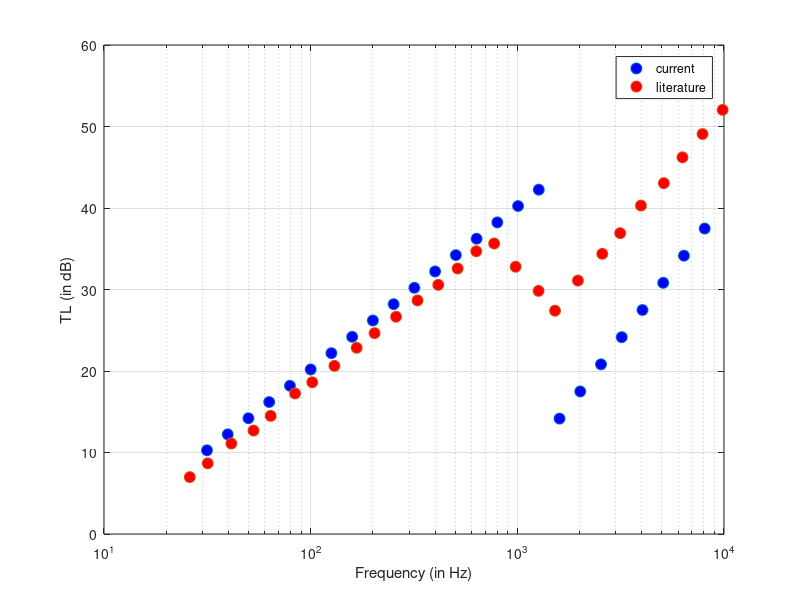

MATLAB code for this plot: (Note: this script raises an error after producing the figure.)


nf = 25;                      % Total number of bands
f = zeros(nf,1);
n = 3;                        % For 1/3 octave bands, n = 3
f(1) = 31.5;                    % Start frequency (could also use standardized frequencies)

% Generate 1/3 octave center frequencies
for i = 2:nf
    f(i) = f(i-1) * 2^(1/n);
end

f = f';                       % Convert to row vector (optional)
f_signal = f;

% Strouhal number calculation (if needed)

% Correct lower and upper frequency bounds
f_lr = f .* 2.^(-1/(2*n));
f_up = f .* 2.^(1/(2*n));
delta_f = f_up - f_lr;


format Long g


rho = 2700;             %kg/m^3(7750, SS)
E = 70e9;               %E = input('Provide the young modulas of the material( in Pa) :'); %Pa
nu = 0.3;              %nu = input('Poisson ratio of the material :');      
L = 2.5;                 %input('Length of the sheet(in m) :');(2.5)
W = 1.5;                 %input('Width of the sheet(in m) :') ;(2.5)
h = 8e-3;                %input("Thickness of the material(in m)[..,..,..] :");(20e-03)
C_air = 334;            % Velocity of sound in the air( in m/sec)
rho_air = 1.12;         % density of air in kg/m^3                         
damping_ratio = 0.001;  % damping ratio of steel 
z = rho_air*C_air;                                                                                          
 M = 21.6;

f_natural = (pi/(4*sqrt(3)))*sqrt(E/(rho*(1 - nu^2)))*h*((1/L)^2 + (1/W)^2);

n=length(f_signal);
m =length(h);
TL = [];
for i =1:n
    for j =1:m
        C_m = sqrt(E/(rho*(1-(nu*nu))));                            % Velocity of sound in the sheet material( in m/sec)
        f_c = sqrt(3)*(C_air^2)/(pi*C_m*h);                           %Coincidence frequency for the sheet in Hz
        Com = 768*(1 - nu*nu)/(pi^8*E*h^3*((1/L^2) + (1/W^2))^2);

        if f_signal(1,i)>=f_c                                                                                                % if acoustic signal frequency is greater than the coincidence frequency then attenuation in acoustic signal
           TL(i) = abs((10*log10(1+((rho*h(1,j)*f_c*pi)/(z))^2))+(10*log10(damping_ratio))+(33.2*log10(f_signal(1,i)/f_c))-5.7);
           %TL(i) = 10*log10(1 + ((pi*M*f_c)/(z))^2) + 10*log10(damping_ratio) + 33.22*log10(f_signal(1,i)/f_c) - 5.7;
        elseif f_signal(1,i)<f_c  % If acoustic signal frequent is geater than the natural frequency and less than the coincidence frequenct then attenuation in the acoustic signal
           TL(i) = 10*log10(1+(M*pi*f_signal(1,i)/(z))^2) - 5;
        else                                                         % If acoustic signal frequency is lesser than the acoustic signal frequency
           TL(i) = 10*log10(1+(1/(2*z*2*pi*f_signal(1,i)*Com))^2);
        end
    end

end


semilogx(f,TL,"o","MarkerSize",8,"MarkerFaceColor","b");
grid on
data = load("al_tl.txt");
hold on
semilogx(data(:,1),data(:,2),"o","MarkerSize",8,"MarkerFaceColor","r");
xlabel("Frequency (in Hz)")
ylabel("TL (in dB)")
legend("current","literature")
%% 

data = load("ascent_validation .txt");
hold on
semilogx(data(:,1),data(:,2),"*","MarkerSize",10);
grid on

%x=smooth()
% hold on
% plot(TL(1:n,1),TL(1:n,2),'LineWidth',2)
% plot(TL(1:n,1),TL(1:n,3),'LineWidth',2)
% plot(TL(1:n,1),TL(1:n,4),'LineWidth',2)
% ax = gca;
% ax.FontSize = 16;
% lgd=legend(["10mm","8mm"," 5mm"]);
% fontsize(lgd,18,"points")
% xlabel("Frequency of Acoustic Signal( in Hz)","FontSize",18)
% ylabel("Transmission Loss( in dB)","FontSize",18)
% hold off
%TL;
%end
